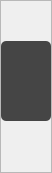
            <widget class="QFrame" name="leftBarFrame">
             <property name="sizePolicy">
              <sizepolicy hsizetype="Expanding" vsizetype="Preferred">
               <horstretch>0</horstretch>
               <verstretch>0</verstretch>
              </sizepolicy>
             </property>
             <property name="maximumSize">
              <size>
               <width>50</width>
               <height>16777215</height>
              </size>
             </property>
             <property name="frameShape">
              <enum>QFrame::StyledPanel</enum>
             </property>
             <property name="frameShadow">
              <enum>QFrame::Raised</enum>
             </property>
             <layout class="QVBoxLayout" name="verticalLayout_5">
              <property name="spacing">
               <number>10</number>
              </property>
              <property name="leftMargin">
               <number>0</number>
              </property>
              <property name="topMargin">
               <number>40</number>
              </property>
              <property name="rightMargin">
               <number>0</number>
              </property>
              <item>
               <widget class="QFrame" name="annotationToolsFrame">
                <property name="minimumSize">
                 <size>
                  <width>50</width>
                  <height>80</height>
                 </size>
                </property>
                <property name="layoutDirection">
                 <enum>Qt::RightToLeft</enum>
                </property>
                <property name="styleSheet">
                 <string notr="true">background-color: #454545;
border-radius: 5px;</string>
                </property>
                <property name="frameShape">
                 <enum>QFrame::StyledPanel</enum>
                </property>
                <property name="frameShadow">
                 <enum>QFrame::Raised</enum>
                </property>
                <layout class="QVBoxLayout" name="verticalLayout_9">
                 <item>
                  <widget class="QPushButton" name="mouseToolBtn">
                   <property name="text">
                    <string/>
                   </property>
                   <property name="icon">
                    <iconset>
                     <normaloff>icons/cursor-inactive.png</normaloff>icons/cursor-inactive.png</iconset>
                   </property>
                   <property name="iconSize">
                    <size>
                     <width>30</width>
                     <height>30</height>
                    </size>
                   </property>
                   <property name="checkable">
                    <bool>true</bool>
                   </property>
                  </widget>
                 </item>
                 <item>
                  <widget class="QPushButton" name="annotateToolBtn">
                   <property name="text">
                    <string/>
                   </property>
                   <property name="icon">
                    <iconset>
                     <normaloff>icons/bounding-inactive.png</normaloff>icons/bounding-inactive.png</iconset>
                   </property>
                   <property name="iconSize">
                    <size>
                     <width>30</width>
                     <height>30</height>
                    </size>
                   </property>
                   <property name="checkable">
                    <bool>true</bool>
                   </property>
                  </widget>
                 </item>
                </layout>
               </widget>
              </item>
              <item>
               <spacer name="verticalSpacer_6">
                <property name="orientation">
                 <enum>Qt::Vertical</enum>
                </property>
                <property name="sizeHint" stdset="0">
                 <size>
                  <width>20</width>
                  <height>40</height>
                 </size>
                </property>
               </spacer>
              </item>
             </layout>
            </widget>
